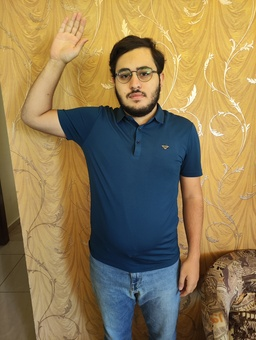
#> input picture data/Bye/Sign 1/IMG_20251104_094104.jpg, 256 x 340 px, found by its file name; its folder holds only this picture in this run
$ python augmented_dataset.py
#> lines starting #> are read from the running program, lines starting #| are printed output that depends on the picture
from pathlib import Path
import os
import cv2
import numpy as np
import random

# ---- YOUR FOLDER PATHS ----
REPO_ROOT = Path(__file__).resolve().parents[1]   # goes up to LSL-Classifier/
ROOT_DIR = REPO_ROOT / "data"

INPUT_DIR = ROOT_DIR
OUTPUT_DIR = REPO_ROOT / "Augmented data"

# The single-sign words you want to augment
CLASSES = ["Good Morning", "Me", "Please", "Yes"]

# Make output directories
for cls in CLASSES:
    os.makedirs(os.path.join(OUTPUT_DIR, cls), exist_ok=True)
#> further down, img is the input picture: shape (340, 256, 3); mean B, G, R 84.7, 122.8, 141.9

# ---- Augmentation Functions ----
def add_noise(img):
    noise = np.random.normal(0, 25, img.shape).astype(np.uint8)
    return cv2.add(img, noise)

def rotate(img):
    angle = random.randint(-15, 15)
    h, w = img.shape[:2]
#> h = 340; w = 256
    M = cv2.getRotationMatrix2D((w//2, h//2), angle, 1)
    return cv2.warpAffine(img, M, (w, h))
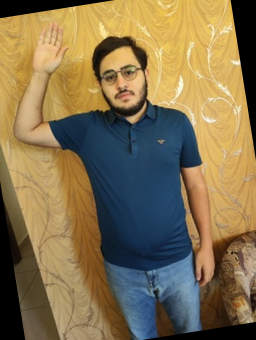
#> returned value: shape (340, 256, 3); mean of channels 0, 1, 2 79.2, 113.3, 130.3; drawn as B, G, R

def change_brightness(img):
    factor = random.uniform(0.7, 1.3)
    return np.clip(img * factor, 0, 255).astype(np.uint8)

AUGMENTATIONS = [add_noise, rotate, change_brightness]


# ---- Process Each Folder ----
for cls in CLASSES:
    input_path = os.path.join(INPUT_DIR, cls, "Sign 1")
    output_path = os.path.join(OUTPUT_DIR, cls)

    images = os.listdir(input_path)

    for img_name in images:
        img_path = os.path.join(input_path, img_name)
        img = cv2.imread(img_path)

        if img is None:
            continue

        # pick ONE augmentation randomly
        aug_func = random.choice(AUGMENTATIONS)
        aug_img = aug_func(img)

        # save augmented image
        save_name = img_name.replace(".jpg", "").replace(".png", "")
        save_name = f"{save_name}_aug.jpg"

        cv2.imwrite(os.path.join(output_path, save_name), aug_img)

print("Done! 1 augmented image created for each original image.")
